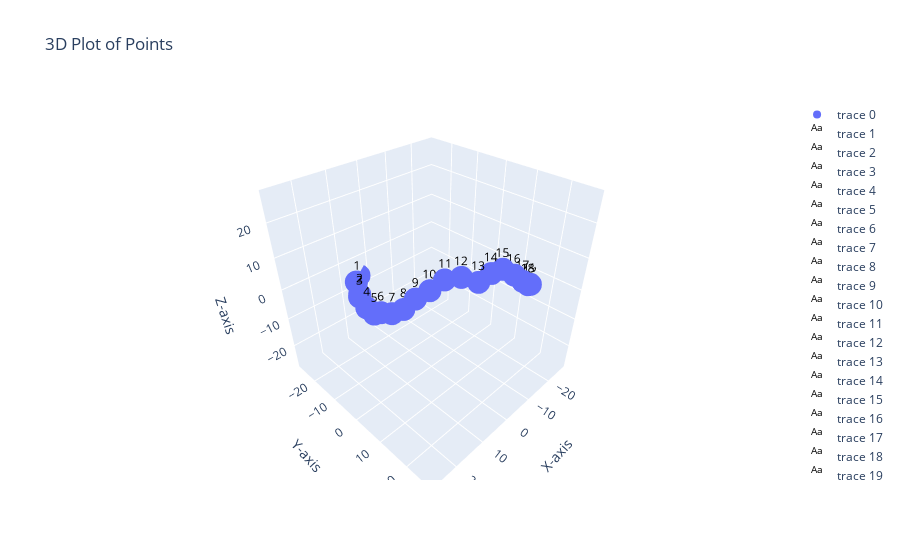

Source (notebook cell):
### Code cell
N=20
dab=np.zeros((N,N))
for i in range(N):
    for j in range(N):
        dab[i][j]=abs(i-j)

#dab += np.random.randn(N, N)/10
plt.imshow(dab, cmap='hot', interpolation='nearest')
plt.title("Heat map of d")
plt.colorbar()
plt.show()

mapData(dab)

### Figure 1 — Plotly figure (JSON) as saved in the notebook; plotly's stock layout.template omitted (floating-point values rounded to 4 significant figures)
{"data": [{"mode": "markers", "type": "scatter3d", "x": [3.42, 6.548, 8.477, 10.81, 11.79, 12.47, 12.87, 12.28, 11.05, 9.018, 6.259, 2.691, -0.7096, -3.793, -8.247, -12.59, -15.85, -18.87, -22.12, -25.51], "y": [-28.5, -25.61, -21.75, -18.46, -14.06, -9.803, -6.265, -2.353, 0.9165, 3.2, 5.546, 7.118, 9.61, 12.66, 13.09, 13.42, 14.98, 15.98, 15.79, 14.48], "z": [-6.975, -6.493, -8.234, -6.168, -7.21, -6.677, -4.011, -2.479, 0.01671, 3.41, 5.755, 8.011, 8.333, 6.838, 7.611, 7.066, 4.461, 1.468, -1.277, -3.448]}, {"hoverinfo": "none", "mode": "text", "text": "0", "textfont": {"color": "black", "size": 12}, "type": "scatter3d", "x": [3.42], "y": [-28.5], "z": [-6.975]}, {"hoverinfo": "none", "mode": "text", "text": "1", "textfont": {"color": "black", "size": 12}, "type": "scatter3d", "x": [6.548], "y": [-25.61], "z": [-6.493]}, {"hoverinfo": "none", "mode": "text", "text": "2", "textfont": {"color": "black", "size": 12}, "type": "scatter3d", "x": [8.477], "y": [-21.75], "z": [-8.234]}, {"hoverinfo": "none", "mode": "text", "text": "3", "textfont": {"color": "black", "size": 12}, "type": "scatter3d", "x": [10.81], "y": [-18.46], "z": [-6.168]}, {"hoverinfo": "none", "mode": "text", "text": "4", "textfont": {"color": "black", "size": 12}, "type": "scatter3d", "x": [11.79], "y": [-14.06], "z": [-7.21]}, {"hoverinfo": "none", "mode": "text", "text": "5", "textfont": {"color": "black", "size": 12}, "type": "scatter3d", "x": [12.47], "y": [-9.803], "z": [-6.677]}, {"hoverinfo": "none", "mode": "text", "text": "6", "textfont": {"color": "black", "size": 12}, "type": "scatter3d", "x": [12.87], "y": [-6.265], "z": [-4.011]}, {"hoverinfo": "none", "mode": "text", "text": "7", "textfont": {"color": "black", "size": 12}, "type": "scatter3d", "x": [12.28], "y": [-2.353], "z": [-2.479]}, {"hoverinfo": "none", "mode": "text", "text": "8", "textfont": {"color": "black", "size": 12}, "type": "scatter3d", "x": [11.05], "y": [0.9165], "z": [0.01671]}, {"hoverinfo": "none", "mode": "text", "text": "9", "textfont": {"color": "black", "size": 12}, "type": "scatter3d", "x": [9.018], "y": [3.2], "z": [3.41]}, {"hoverinfo": "none", "mode": "text", "text": "10", "textfont": {"color": "black", "size": 12}, "type": "scatter3d", "x": [6.259], "y": [5.546], "z": [5.755]}, {"hoverinfo": "none", "mode": "text", "text": "11", "textfont": {"color": "black", "size": 12}, "type": "scatter3d", "x": [2.691], "y": [7.118], "z": [8.011]}, {"hoverinfo": "none", "mode": "text", "text": "12", "textfont": {"color": "black", "size": 12}, "type": "scatter3d", "x": [-0.7096], "y": [9.61], "z": [8.333]}, {"hoverinfo": "none", "mode": "text", "text": "13", "textfont": {"color": "black", "size": 12}, "type": "scatter3d", "x": [-3.793], "y": [12.66], "z": [6.838]}, {"hoverinfo": "none", "mode": "text", "text": "14", "textfont": {"color": "black", "size": 12}, "type": "scatter3d", "x": [-8.247], "y": [13.09], "z": [7.611]}, {"hoverinfo": "none", "mode": "text", "text": "15", "textfont": {"color": "black", "size": 12}, "type": "scatter3d", "x": [-12.59], "y": [13.42], "z": [7.066]}, {"hoverinfo": "none", "mode": "text", "text": "16", "textfont": {"color": "black", "size": 12}, "type": "scatter3d", "x": [-15.85], "y": [14.98], "z": [4.461]}, {"hoverinfo": "none", "mode": "text", "text": "17", "textfont": {"color": "black", "size": 12}, "type": "scatter3d", "x": [-18.87], "y": [15.98], "z": [1.468]}, {"hoverinfo": "none", "mode": "text", "text": "18", "textfont": {"color": "black", "size": 12}, "type": "scatter3d", "x": [-22.12], "y": [15.79], "z": [-1.277]}, {"hoverinfo": "none", "mode": "text", "text": "19", "textfont": {"color": "black", "size": 12}, "type": "scatter3d", "x": [-25.51], "y": [14.48], "z": [-3.448]}], "layout": {"scene": {"aspectmode": "cube", "xaxis": {"range": [-28.5, 28.5], "title": {"text": "X-axis"}}, "yaxis": {"range": [-28.5, 28.5], "title": {"text": "Y-axis"}}, "zaxis": {"range": [-28.5, 28.5], "title": {"text": "Z-axis"}}}, "title": {"text": "3D Plot of Points"}}}
